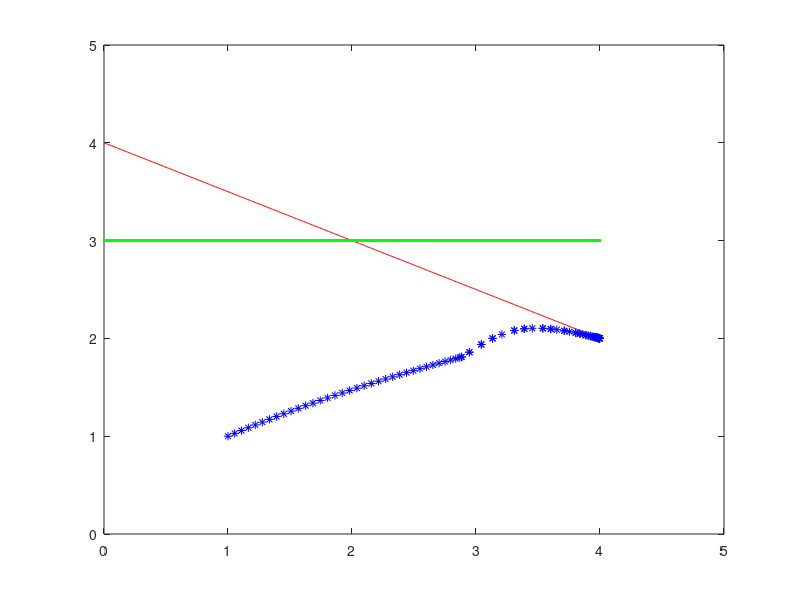

MATLAB code for this plot:
%{
The potential reduction algorithm solves the LP by introducing a potential function that combine the two
conflicting objectives, which are:
    1.Iteratively decrease the objective function value
    2.Staying away from the boundary of the feasible set
The potential function is approximated by its first order Taylor expansion
and the form is like which in the affine scaling algorithm, which has a
closed form solution. Besides, the algorithm optimizes the problem from
both the primal and dual perspective in order to take a bigger reduction in
objective value.
%}
clear
%input data
% A = [1,1,1,0; -1,1,0,1];
% b = [2;1];
% c = [-1; -2; 0; 0];

A = [1,2,1,0,0;4,0,0,1,0;0,4,0,0,1];
b = [8;16;12];
c = [-2;-3;0;0;0];
shape = size(A);
m = shape(1);
n = shape(2);

%reformulation and initial solutions, 2 variables of primal problem are introdcued
%initial solution, with x>0, s>0
M1 = 30;%artificial variable
M2 = 30;
e = ones(n,1);
x = [ones(n, 1); 1; M2-(e-c)'*e];
p = [zeros(m,1); -1];
s = [e; M1; 1];
A = [A,b-A*ones(n,1), zeros(m,1);ones(1,n)-c', 0, 1];
b = [b; M2];
c = [c; M1; 0];

%parameters of the algorithm
n = n+2;%one additional variable
e = ones(n,1);
zeta = 0.01;%optimality tolerance
beta = 0.285;%stepsize
gamma = 0.479;
q = n+sqrt(n);%q is large than n
k = 1;%iteration counter

while (1)
    x1(k) = x(1,1);%record coordination of x-1 axis
    x2(k) = x(2,1);%record coordination of x-2 axis
    %optimality check
    if (s'*x < zeta)
        break
    end
    X = diag(x);
    A_bar = (A*X)'/(A*X*X*A')*A*X;
    u = (eye(n)-A_bar)*(X*s*q/(s'*x)-e);
    d = -beta*X*u/(u'*u);
    %primal step
    if(u'*u >= gamma)
        x = x+d;
    %dual step
    else
        s = s'*x/q*X^(-1)*(u+e);
        p = p+(A*X*X*A')\A*X*(X*s-s'*x*e/q);
    end
    k = k+1;
end
%show convergence curve
x_c = 0:0.01:4;
% y1 = -x_c;
% y2 = 1+x_c;
y1 = 4-0.5*x_c;
y2 = 3;
plot(x_c, y1, 'r', x_c, y2, 'g', x1, x2, 'b*')
set(gca, 'xlim', [0,5]);
set(gca, 'ylim', [0,5]);


